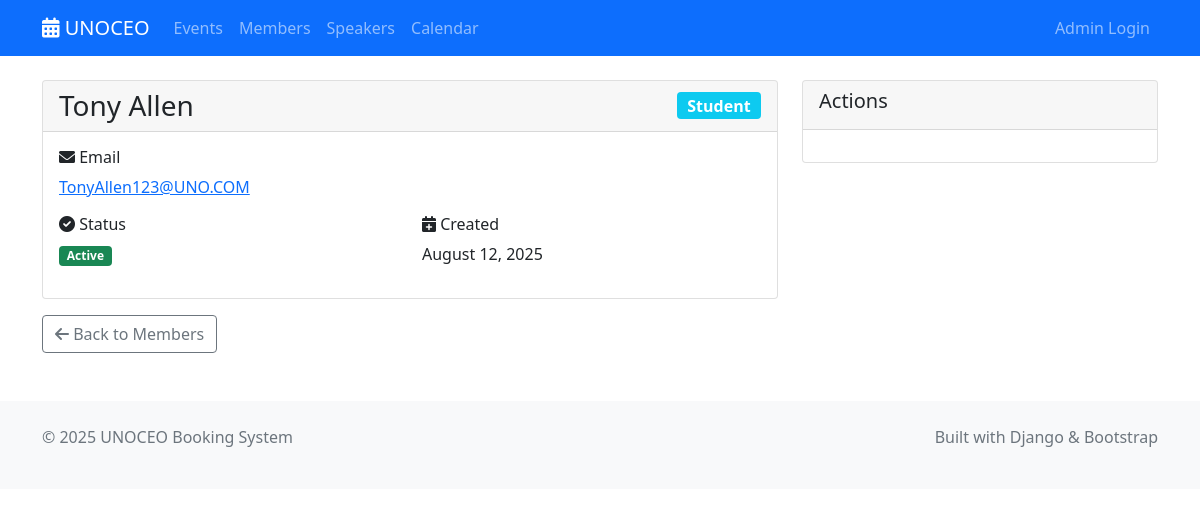
/members/2/, run on an earlier commit of the app's database.
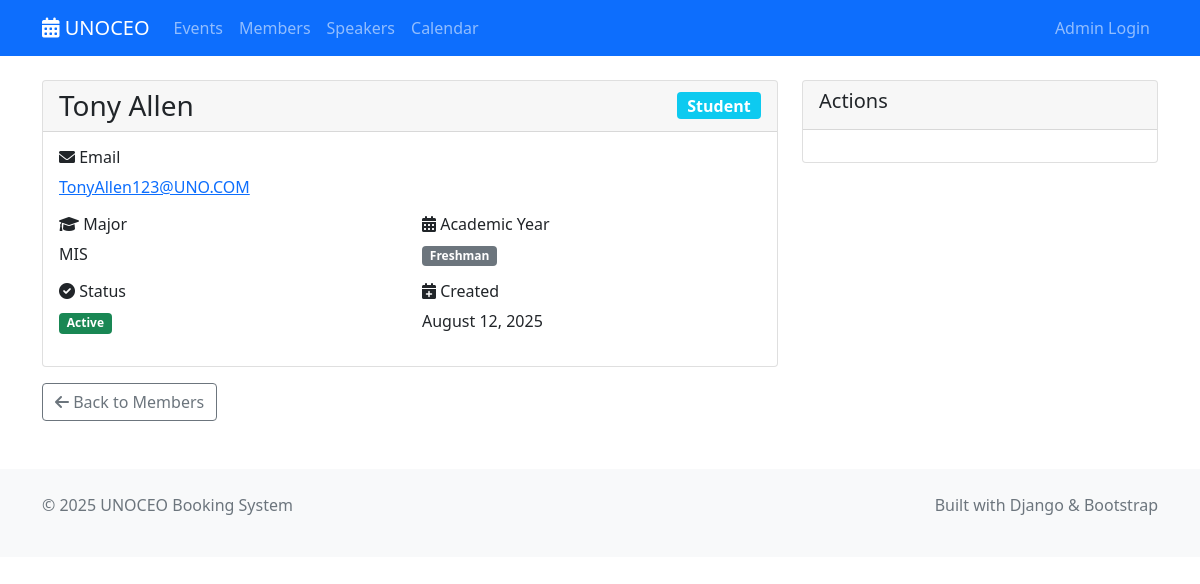
And on a later commit of the database.
### shared/models.py (models this page shows, shortened)
class Member(models.Model):
    MEMBERSHIP_ROLES = [
        ('student', 'Student'),
        ('admin', 'Admin/Staff'),
    ]
    YEAR_CHOICES = [
        ('freshman', 'Freshman'),
        ('sophomore', 'Sophomore'),
        ('junior', 'Junior'),
        ('senior', 'Senior'),
        ('graduate', 'Graduate'),
        ('alumni', 'Alumni'),
    ]
    user = models.OneToOneField(User, on_delete=models.CASCADE, null=True, blank=True)
    name = models.CharField(max_length=200)
    email = models.EmailField(validators=[EmailValidator()])
    membership_role = models.CharField(max_length=20, choices=MEMBERSHIP_ROLES, default='student')
    major = models.CharField(max_length=100, blank=True, help_text="Student's major/field of study")
    year = models.CharField(max_length=20, choices=YEAR_CHOICES, blank=True, help_text="Academic year level")
    is_active = models.BooleanField(default=True)
    created_at = models.DateTimeField(auto_now_add=True)
    updated_at = models.DateTimeField(auto_now=True)
    class Meta:
        ordering = ['name']

### member_management/display/views.py (the view)
# urls.py: path('<int:pk>/', views.MemberDetailView.as_view(), name='detail'),
class MemberDetailView(DetailView):
    model = Member
    template_name = 'member_management/detail.html'
    context_object_name = 'member'
    def get_context_data(self, **kwargs):
        context = super().get_context_data(**kwargs)
        return context

### member_management/display/templates/member_management/detail.html (shortened to what this page needs)
{% extends 'base.html' %}
{% block content %}
<div class="container mt-4">
    <div class="row">
        <div class="col-lg-8">
            <div class="card">
                <div class="card-header d-flex justify-content-between align-items-center">
                    <h1 class="h3 mb-0">{{ member.name }}</h1>
                    <span class="badge bg-{% if member.membership_role == 'admin' %}success{% elif member.membership_role == 'student' %}info{% else %}info{% endif %} fs-6">
                        {{ member.get_membership_role_display }}
                    </span>
                </div>
                <div class="card-body">
                    <div class="row">
                        <div class="col-md-12">
                            <h6><i class="fas fa-envelope"></i> Email</h6>
                            <p><a href="mailto:{{ member.email }}">{{ member.email }}</a></p>
                        </div>
                    </div>
                    {% if member.major or member.year %}
                        <div class="row">
                            <div class="col-md-6">
                                <h6><i class="fas fa-graduation-cap"></i> Major</h6>
                                <p>{{ member.major|default:"Not specified" }}</p>
                            </div>
                            <div class="col-md-6">
                                <h6><i class="fas fa-calendar-alt"></i> Academic Year</h6>
                                <p>
                                    {% if member.year %}
                                        <span class="badge bg-secondary">{{ member.get_year_display }}</span>
                                    {% else %}
                                        Not specified
                                    {% endif %}
                                </p>
                            </div>
                        </div>
                    {% endif %}
                    <div class="row">
                        <div class="col-md-6">
                            <h6><i class="fas fa-check-circle"></i> Status</h6>
                            <p>
                                {% if member.is_active %}
                                    <span class="badge bg-success">Active</span>
                                {% else %}
                                    <span class="badge bg-secondary">Inactive</span>
                                {% endif %}
                            </p>
                        </div>
                        <div class="col-md-6">
                            <h6><i class="fas fa-calendar-plus"></i> Created</h6>
                            <p>{{ member.created_at|date:"F d, Y" }}</p>
                        </div>
                    </div>
                </div>
            </div>
        </div>
        <div class="col-lg-4">
            <div class="card">
                <div class="card-header">
                    <h5>Actions</h5>
                </div>
                <div class="card-body">
                </div>
            </div>
        </div>
    </div>
    <div class="mt-3">
        <a href="{% url 'member_management:list' %}" class="btn btn-outline-secondary">
            <i class="fas fa-arrow-left"></i> Back to Members
        </a>
    </div>
</div>
{% endblock %}

What changed in the data, as far as the page shows it:
changed Member "Tony Allen": major (not shown) → "MIS"; year (not shown) → "Freshman"
Also different on the page:
text now shown: "Major Academic Year"
